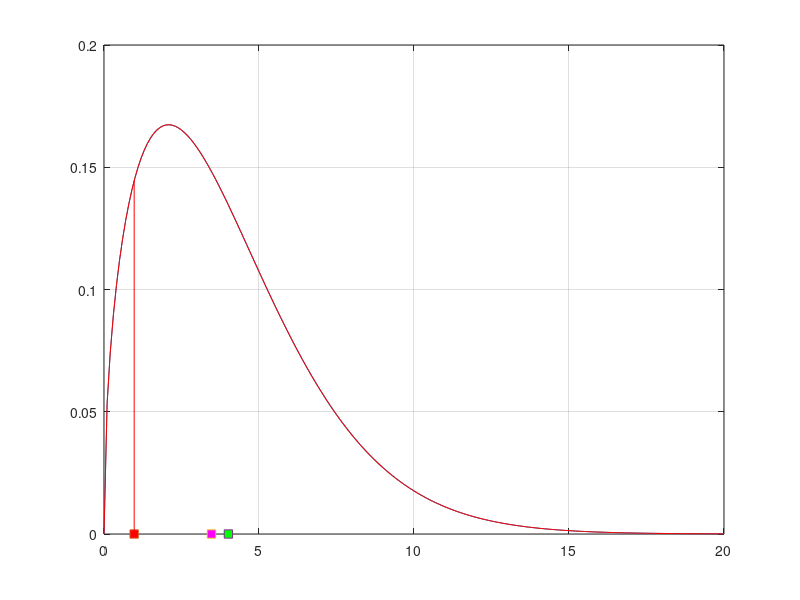

MATLAB code for this plot:
a=4.439;
b=1.483;
x=0:0.1:20;
f=wblpdf(x,a,b);
plot(x,f);
grid on
f1=b/a*(x/a).^(b-1).*exp( -(x/a).^b );
hold on;
plot(x,f1, 'r ');
x10 = wblinv(0.1,a,b) % this is B10 life.
hold on;
plot(x10,0,'s','MarkerFaceColor','r');
plot([x10 x10], [0 wblpdf(x10,a,b)],'r');
x50 = wblinv(0.5,a,b) % median
plot(x50,0,'s','MarkerFaceColor','m');
xmean=a*gamma(1+1/b);
plot(xmean,0,'s','MarkerFaceColor','g'); % mean close